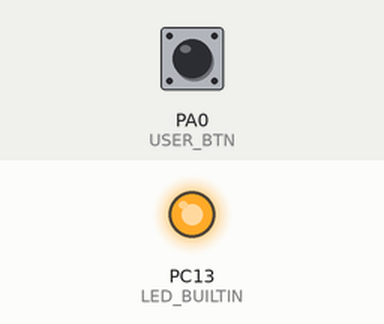
A program run on a simulated STM32 Black Pill. Shown: output pins drawn as LEDs (lit = HIGH). Inputs (shaded band) come from the test bench; at power-on: PA0 (USER_BTN) HIGH.

Above: at 1.2 s.
1.3 s: PA0 (USER_BTN) pulled LOW for 0.15 s
At 2.4 s:
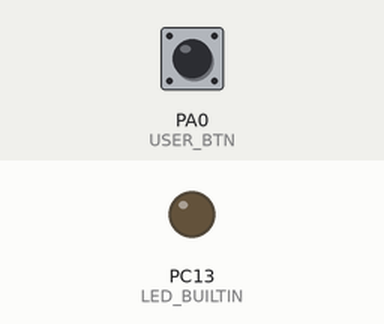
3.0 s: PA0 (USER_BTN) pulled LOW for 1 s
At 4.9 s:
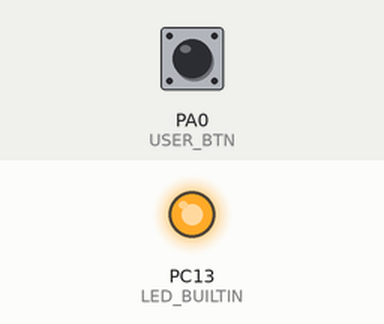
5.5 s: PA0 (USER_BTN) pulled LOW for 3.2 s
At 9.7 s:
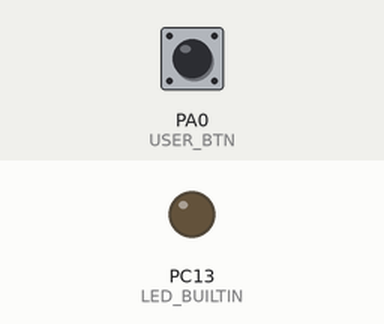
Timing chart, 0 to 11.2 s (numbered marks = the images above; inputs shaded):
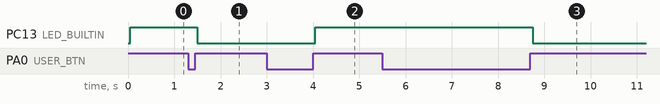

Measured:
- after the input at 1.3 s, PC13 (LED_BUILTIN): HIGH → LOW after 0.20 s
- after the input at 3.0 s, PC13 (LED_BUILTIN): LOW → HIGH after 1.1 s
- after the input at 5.5 s, PC13 (LED_BUILTIN): HIGH → LOW after 3.3 s

The program:

main.cpp
```cpp
// Muthanna Alwahash
// Nov 2023

/*
  Debounce

  Each time the input pin goes from LOW to HIGH (e.g. because of a push-button
  press), the output pin is toggled from LOW to HIGH or HIGH to LOW. There's a
  minimum delay between toggles to debounce the circuit (i.e. to ignore noise).

*/

#include <Arduino.h>

#ifdef LED_BUILTIN
  #undef  LED_BUILTIN
#endif
#define LED_BUILTIN PC13

#ifdef USER_BTN
  #undef  USER_BTN
#endif
#define USER_BTN    PA0


int ledState = LOW;                   // the current state of the output pin
int btnState;                         // the current reading from the input pin
int lastBtnState = LOW;               // the previous reading from the input pin

unsigned long lastDebounceTime = 0;   // the last time the output pin was toggled
unsigned long debounceDelay = 50;     // the debounce time in ms; increase if the output flickers

void setup() {
  pinMode(USER_BTN, INPUT_PULLUP);    // pull_up is required to keep the switch pin up when switch is not pressed.
  pinMode(LED_BUILTIN, OUTPUT);

  digitalWrite(LED_BUILTIN, ledState);// set initial LED state
}

void loop() {

  int reading = digitalRead(USER_BTN);// read the state of the switch into a local variable:

  if (reading != lastBtnState) {      // If the switch changed, due to noise or pressing:
    lastDebounceTime = millis();      // reset the debouncing timer
  }

  if ((millis() - lastDebounceTime) > debounceDelay) {
    if (reading != btnState) {        // if the button state has changed:
      btnState = reading;
      if (btnState == HIGH) {         // only toggle the LED if the new button state is HIGH
        ledState = !ledState;
      }
    }
  }

  digitalWrite(LED_BUILTIN, ledState);// set the LED new state:
  lastBtnState = reading;             // save the reading. Next time through the loop, it'll be the lastButtonState:
}
```
